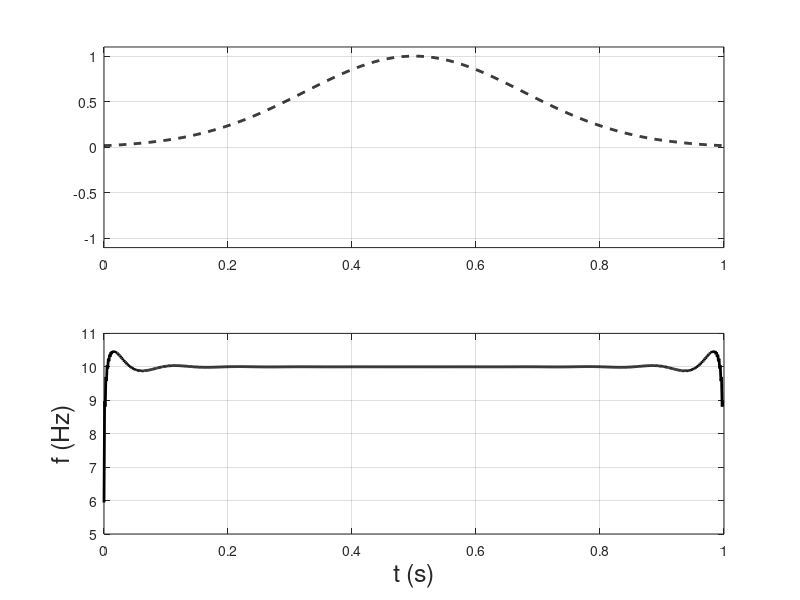

The MATLAB script that drew this image:
% Fundamentos de Acústica Submarina 

clear all, close all 

amostragem = 1000;
nyquist = 500;
dt = 1.0/amostragem;
t = [0:dt:1-dt];
x = 4*( t - 0.5 );
freq = 10;
w = 2*pi*freq;
s = exp( -x.*x ).*cos( w*t);
sinal_analitico = hilbert(s);
envelope = abs(sinal_analitico);
fase     = angle(sinal_analitico);
wi = diff( unwrap(fase) )./diff( t );
fi = wi/( 2*pi );

figure(1)
subplot(211)
plot(t,s,'k','LineWidth',2)
plot(t,envelope,'k--','LineWidth',2)
ylim([-1.1,1.1])
grid on, box on
subplot(212)
plot(t(1:end-1),fi,'k','LineWidth',2)
xlabel('t (s)','FontSize',18)
ylabel('f (Hz)','FontSize',18)
ylim([5,11])
grid on, box on

